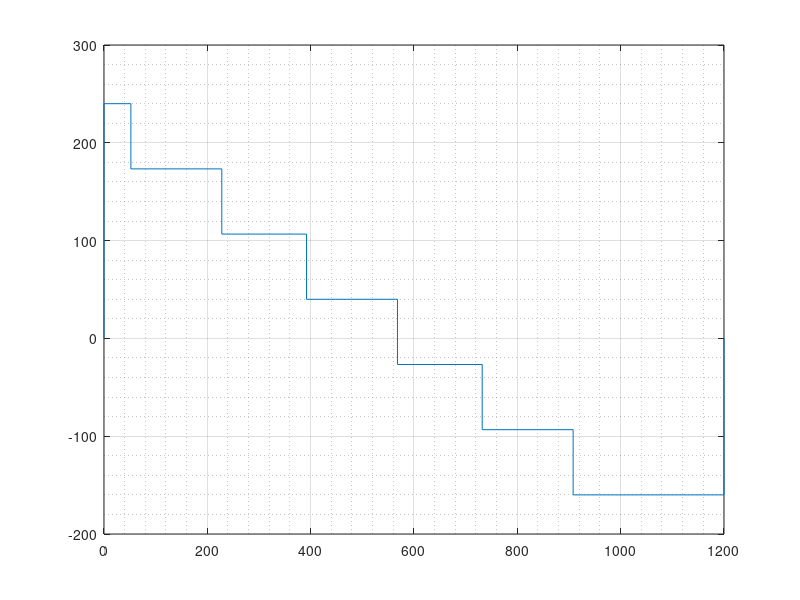

Recreate this plot in MATLAB. (Note: this script raises an error after producing the figure.)
close all;
clear;

x = 0;

y_left = (720-x)/3;
y_right = (x+480)/3;

shear = zeros(1, 16);
shear(1) = 0;
shear(16) = 0;

x_shear = [0, 0, x+52, x+52, x+52+176, x+52+176, x+392, x+392, x+568, x+568, x+732, x+732, x+908, x+908, 1200, 1200];

for i = 1:7
    shear(2*i) = y_left - (200/3)*(i-1);
    shear(2*i+1) = y_left - (200/3)*(i-1);
end
shear;

moment = zeros(1,8);

moment(1) = 0;
moment(8) = 0;

x_moment = [0, x+52, x+52+176, x+392, x+568, x+732, x+908, 1200];


for i = 2:7
    x_val = (x_shear((i-1)*2+1)) - x_shear((i-1)*2-1);
    moment(i) = moment(i-1) + (shear((i-1)*2 + 1) * x_val);
end

moment;

figure
plot(x_shear, shear)
grid on
grid minor
yline(0)
xlabel("Distance Along Bridge (mm)")
ylabel("Shear Force (N)")
title("Shear Force Diagram")

figure
plot(x_moment, moment)
grid on
grid minor
set(gca, 'YDir', 'reverse')  % Flip y-axis
xlabel("Distance Along Bridge (mm)")
ylabel("Bending Moment (Nmm)")
title("Bending Moment Diagram")